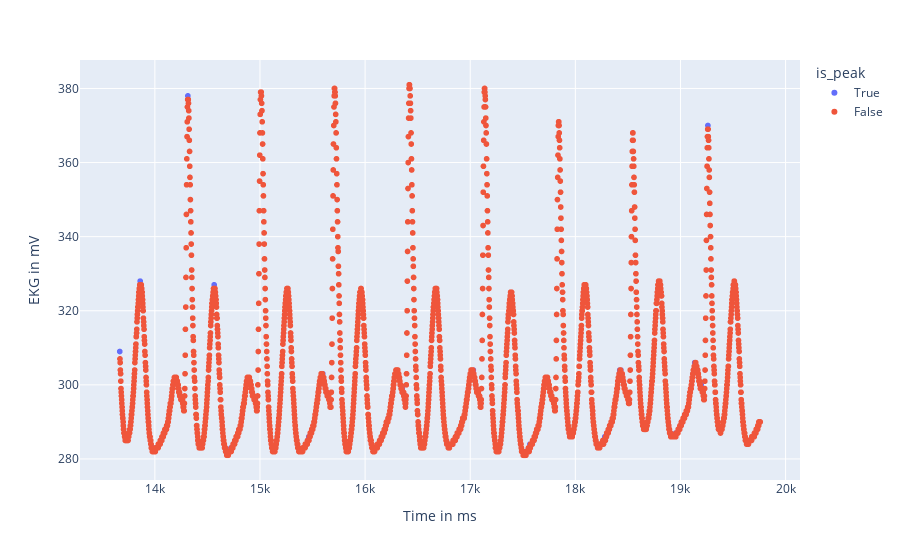

The code cell stored with this chart in its notebook:
### Markdown cell above
##### Ergebnis

Offensichtlich ist die Funktion nicht in der Lage, die Peaks zu finden, da sich sich auch Plateaus in den Peaks befinden.

### Code cell
df_short.loc[:, "is_peak"] = False
df_short.loc[peaks, "is_peak"] = True

fig = px.scatter(df_short, x='Time in ms', y='EKG in mV', color='is_peak')
fig.show()

### Figure 1 — Plotly figure (JSON) as saved in the notebook; plotly's stock layout.template omitted (floating-point values rounded to 4 significant figures; data arrays with more than 128 entries replaced by an {"elided": "..."} marker saying what was removed)
{"data": [{"hovertemplate": "is_peak=True<br>Time in ms=%{x}<br>EKG in mV=%{y}<extra></extra>", "legendgroup": "True", "marker": {"color": "#636efa", "symbol": "circle"}, "mode": "markers", "name": "True", "showlegend": true, "type": "scattergl", "x": [13666, 13860, 13978, 13982, 14314, 14564, 14724, 15464, 15598, 16079, 16088, 16354, 16794, 17030, 17524, 17568, 18214, 18219, 18280, 18422, 18434, 18954, 19135, 19192, 19196, 19261, 19645], "xaxis": "x", "y": [309, 328, 283, 283, 378, 327, 283, 286, 303, 283, 283, 299, 284, 304, 282, 284, 284, 284, 286, 304, 304, 287, 306, 300, 300, 370, 285], "yaxis": "y"}, {"hovertemplate": "is_peak=False<br>Time in ms=%{x}<br>EKG in mV=%{y}<extra></extra>", "legendgroup": "False", "marker": {"color": "#EF553B", "symbol": "circle"}, "mode": "markers", "name": "False", "showlegend": true, "type": "scattergl", "x": {"elided": "2973 int values"}, "xaxis": "x", "y": {"elided": "2973 int values"}, "yaxis": "y"}], "layout": {"legend": {"title": {"text": "is_peak"}, "tracegroupgap": 0}, "margin": {"t": 60}, "xaxis": {"anchor": "y", "domain": [0, 1], "title": {"text": "Time in ms"}}, "yaxis": {"anchor": "x", "domain": [0, 1], "title": {"text": "EKG in mV"}}}}
